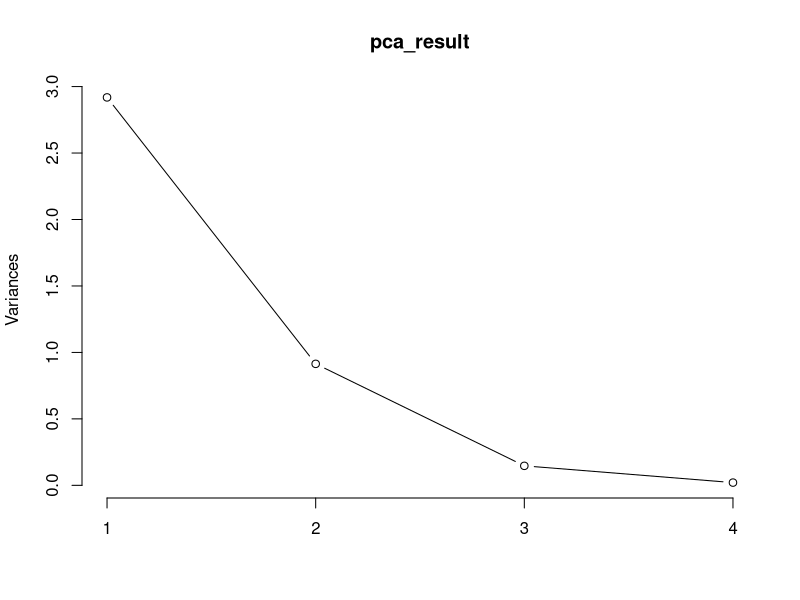
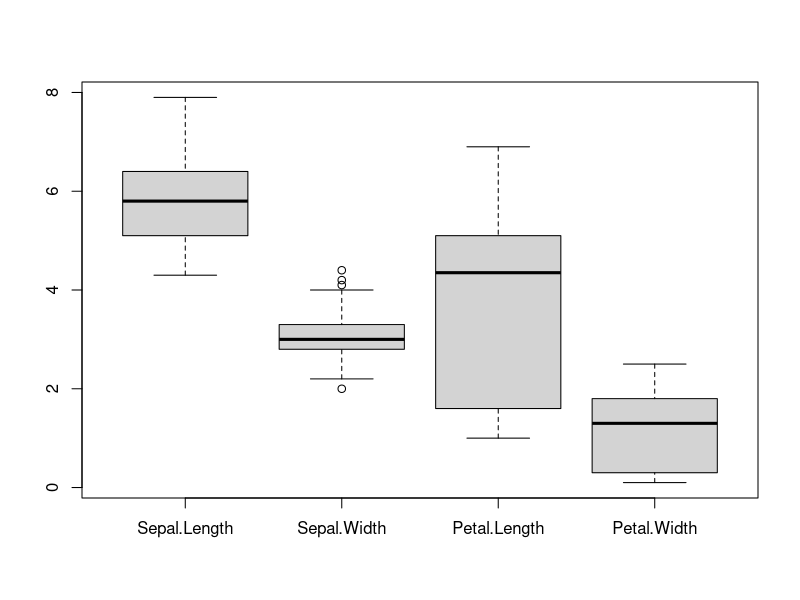

Generate these figures, in order, with R:
#
data1 <- datasets::iris
d1 <- data1[-5]
data_scaled <- scale(d1)

pca_result <- prcomp(data_scaled, center=TRUE, scale. = TRUE)
print(pca_result)

plot(pca_result, type='l')

boxplot(d1)

outliers_in_iris <- boxplot.stats(d1$Sepal.Width)$out
outlier_index <- which(d1$Sepal.Width %in% outliers_in_iris)
outlier_index
